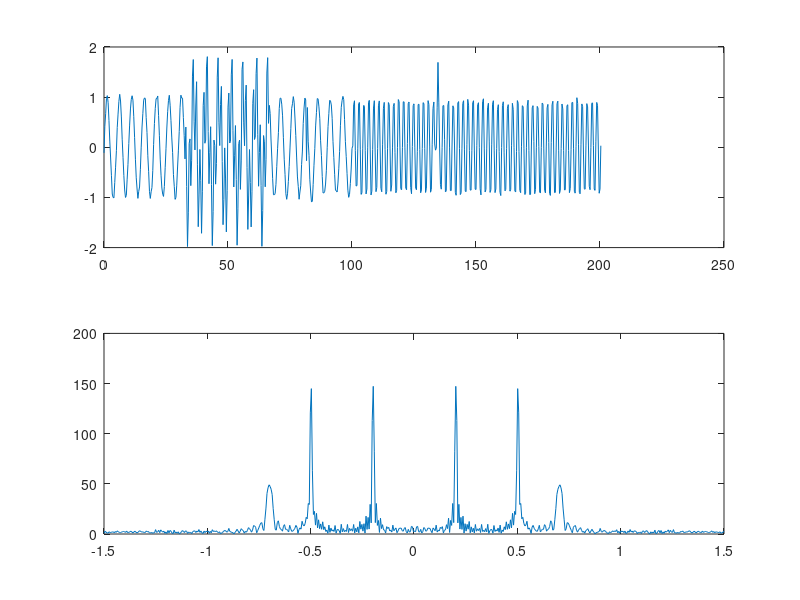

Reproduce this figure in MATLAB. (Note: this script raises an error after producing the figure.)
clear; close all;
fs= 3;
t= (0:601)/fs; a= [sin(2*pi*0.2*(0:300)/fs), sin(2*pi*0.5*(0:300)/fs)];
a(100:200)= a(100:200)+ cos(2*pi*0.7*(0:100)/fs);
%a(301)= a(301)+1;
a(246:247)= a(146:147)+0.8; a(402:405)= a(402:405)+0.8;
a= a+0.05*randn(size(a));
figure; subplot(211); plot(t,a); subplot(212); plot(linspace(-fs/2,fs/2,602),fftshift(abs(fft(a))));

s0=0.3; oct=7;voic=32; a0=2^(1/voic);scstr=s0.*a0.^(0:oct*voic);
wstr= cwtft({a,1/fs},'wavelet','morl','scales',scstr,'padmode','sp0'); sc= wstr.scales; w= wstr.cfs;
%pf= scal2frq(sc,'morl',1/fs);
%figure; imagesc(t,flip(pf),fliplr(abs(w)));
figure;wscalogram('image',w,'scales',sc);

%s0=0.003;oct=18;voic=12; a0= 2^(1/voic);sc=s0.*a0.^(0:oct*voic);
%wt=cwtft({eeg,1/250},'scales',sc,'wavelet','morl');wscalogram('image',wt.cfs,'scales',sc);


%% From example with helper funcs
% Reconstruction provides a very close approximation to the input signal
sc= helperCWTTimeFreqVector(0.3,65,centfrq('morl'),1/fs,8);
wt= cwtft({eeg,1/fs},'wavelet','morl','scales',sc,'padmode','zpd','plot');
